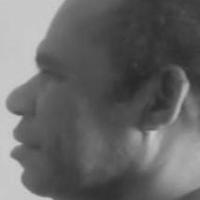
#> input picture DatasetgrayScale200/train_reshaped/Moi/IMG-20230511-WA0023.jpg, 200 x 200 px; its folder holds only this picture in this run
$ jupyter execute --allow-errors PCA_4.ipynb
#> lines starting #> are read from the running program, lines starting #| are printed output that depends on the picture
<h1 align = 'center'>Face Recognition with Principal Component Analysis (PCA): A Step-by-Step Implementation from Scratch</h1>
<div align = 'center'><i>Assignment in DA311 (Machine Learning Lab), IIT Guwahati</i></div>

## 1. Why is PCA used in Face Recognition?
In face recognition, images of faces are typically high-dimensional data, with each pixel representing a feature. These high-dimensional data can be computationally expensive to work with and may lead to overfitting. PCA helps reduce the dimensionality of the data by transforming it into a lower-dimensional space while retaining as much variance as possible. This reduction in dimensionality simplifies subsequent processing steps and improves computational efficiency.

# Imports

[cell 1]
import numpy as np
import os
import matplotlib.pyplot as plt
from PIL import Image

# Task 1

The  gallery folder “Gallery.zip” contains images from 40 individuals, each of them  providing 5 images. The pixel intensities of the 200 face images will be used for computing the KL Transform. By employing the method of efficient computation of the basis vectors for high dimensional data

1. Display the Eigenface images corresponding to the top 6 Eigenvalues of the covariance matrix Σ.
2. Plot a graph depicting the percentage of the total variance of the original data retained in the reduced space versus the number of dimensions. From this  graph, find the number of dimensions required for projecting the face vectors so that:
    1. At  least  85%  of  the  total  variance  of  the  original  data  is  accounted  for  in  the  reduced space.
    2. At  least  95%  of  the  total  variance  of  the  original  data  is  accounted  for  in  the  reduced space.
3. Reconstruct an image from Gallery (train set) using the:
    1.  Eigenface corresponding to the largest eigenvalue.
    2.  Top 4 Eigenfaces.
    3.  Top 15 Eigenfaces.
    4.  Top 150 Eigenfaces.
    5.  All the Eigenfaces.
  Display the reconstructed image and the mean squared error in each case.
4.  Depict graphically the mean squared error obtained for different numbers of Eigenfaces. Note that the Eigenfaces will vary from 1 to 199 (total number of training samples-1).
5. Repeat parts (iii) and (iv) for an image from Probe (test set). Comment on your results.

[cell 2]
## Image Folder Paths
GALLERY = "DatasetgrayScale200/train_reshaped"
PROBE = "DatasetgrayScale200/test_reshaped"

[cell 3]
## Storing Images and corresponding labels
images = list()
labels = list()
for folder in os.listdir(GALLERY):
    for img in os.listdir(GALLERY + "/" + folder):
        img = Image.open(GALLERY + "/" + folder + "/" + img)
#> img is the input picture: PIL image 200x200 L; min 40, max 207, mean 102.7
        # labels.append(int(folder.split("s")[1]))
        labels.append(folder)
        images.append(np.array(img))

# Mean Centering

## Why Mean Centering?
Mean centering helps remove spurious correlations in the data. When you compute the covariance matrix or correlation matrix to perform PCA, the presence of the mean value in each feature can lead to misleading correlations. By centering the data, you ensure that the origin of the coordinate system corresponds to the mean of the data, which helps in capturing the true relationships between variables. **Also, it allows us to use the Covariance Matrix trick mentioned later.**

[cell 4]
# Resizing images in the form of a vector and subtracting mean from each
shape = images[0].shape
#> shape = (200, 200)
X = np.resize(images,(len(images), shape[0]*shape[1]))
mean = np.mean(X, axis = 0)
X_std = X - mean

[cell 5]
# m x d where m represents number of training samples and d represents all dimensions of the image
X_std.shape
#> Out = (2, 40000)

# Eigendecomposition of the Covariance Matrix

## Covariance Matrix Trick with XX^T

The covariance matrix trick is a technique used in statistics and machine learning for handling high-dimensional data efficiently. Instead of computing the covariance matrix as $X^TX$, it can be computed as $XX^T$. Here's a brief explanation:

1. **High-Dimensional Data**: In high-dimensional spaces, you often have many features (dimensions) compared to the number of data points. This can lead to computational challenges and issues like multicollinearity.

2. **Covariance Matrix**: The covariance matrix summarizes the relationships between pairs of features in your data. Traditionally, it is computed as $X^TX$, where $X$ is your data matrix.

3. **Covariance Matrix Trick**: Instead of using $X^TX$, you can compute the covariance matrix as $XX^T$. The dimensions of this matrix will be $(n \times n)$, where $n$ is the number of data points. This covariance matrix has the same eigenvalues as the original covariance matrix $X^TX$, and its eigenvectors are related to those of $X^TX$ as follows:

   - **Eigenvalues**: The eigenvalues of $XX^T$ are the same as those of $X^TX$. These eigenvalues represent the variances of the data along the corresponding principal components.

   - **Eigenvectors**: The eigenvectors of $XX^T$ can be transformed to obtain the eigenvectors of $X^TX$. This transformation involves multiplying the eigenvectors of $XX^T$ by $X^T$. These eigenvectors are the directions in the original feature space along which the data varies the most.

   Advantages:
   - Efficient: Computing $XX^T$ can be more efficient in terms of computation and memory, especially for high-dimensional data.
   - Numerical Stability: It can be numerically more stable, particularly when your data has features with different scales.

4. **Application**: After obtaining the covariance matrix using $XX^T$, you can proceed with various statistical analyses or machine learning tasks. You can also retrieve the original eigenvectors and eigenvalues by transforming the eigenvectors of $XX^T$ as mentioned above.

In summary, the covariance matrix trick with $XX^T$ is a useful approach for efficiently handling high-dimensional data, offering computational and numerical advantages. It allows you to retrieve the original eigenvectors and eigenvalues, which are valuable for understanding the data's principal components and variances.

[cell 6]
# IMPORTANT, cov matrix here is of dimension m x m instead of the standard d x d
cov_mat = X_std @ X_std.T
#> cov_mat = [[68833979.8, -68833979.8], [-68833979.8, 68833979.8]]

[cell 7]
# m x m
cov_mat.shape
#> Out = (2, 2)

[cell 8]
# Eigendecomposition of the covariance matrix followed by sorting of the eigenvectors in decreasing order of the eigenvalues
eigenvalues, eigenvectors = np.linalg.eig(cov_mat)
#> eigenvalues = [137667959.5, 1.49e-08]; eigenvectors = [[0.707, 0.707], [-0.707, 0.707]]
idx = np.argsort(eigenvalues)[::-1]
#> idx = [0, 1]
eigenvalues = eigenvalues[idx]
eigenvectors = eigenvectors[:,idx]

[cell 9]
# Extracting the eigenvectors of the actual covariance matrix from the converted covariance matrix
eigenvector_converted = X_std.T @ eigenvectors
#> eigenvector_converted = 40000 pairs, first value -131.5 to 140, second value -1.64e-14 to 1.63e-14
eigenvector_converted.shape
#> Out = (40000, 2)

[cell 10]
# Normalizing the eigenvectors (making them unit norm)
eigenfaces = eigenvector_converted.T/ np.sqrt((eigenvector_converted.T ** 2).sum(axis=1, keepdims=True))
eigenfaces.shape
#> Out = (2, 40000)

[cell 11]
# Displaying the Eigenface images corresponding to the top 6 Eigenvalues of the covariance matrix Σ.
_, axs = plt.subplots(2, 3, figsize=(10, 10))
axs = axs.flatten()
for i, (img, ax) in enumerate(zip(eigenfaces, axs)):
    ax.set_title(f"Eigenvalue: {np.round(eigenvalues[i], 2)}")
    ax.imshow(img.reshape(shape[0], shape[1]), cmap="gray")
#> this loop made 2 passes
plt.show()
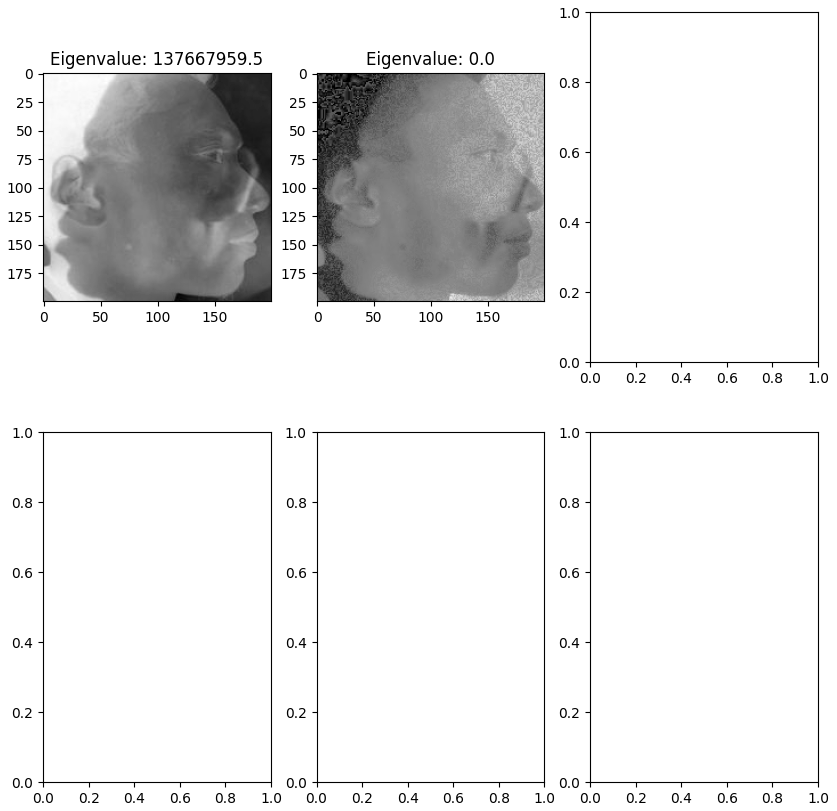
#> figure drawn by matplotlib, 2 panels

[cell 12]
# Last Eigenvalue is approximately 0
eigenvalues[-1]
#> Out = 1.49e-08

# Explained Variance in PCA

Explained variance in Principal Component Analysis (PCA) represents the proportion of the total variance in a dataset that is accounted for by each principal component (PC). In PCA, data is transformed into a new set of orthogonal variables (principal components) that are linear combinations of the original features. These principal components are ordered by the amount of variance they explain, with the first PC explaining the most variance, the second PC explaining the second most, and so on. **These variances are proportional to the eigenvalues.**

The explained variance of a principal component tells us how much of the variability in the data is captured by that component. It's typically expressed as a percentage, and you can calculate it by dividing the variance of a specific PC by the total variance of the original data. Understanding the explained variance is crucial for dimensionality reduction and selecting the appropriate number of principal components to retain, as it helps you assess how much information is retained while reducing the dimensionality of the data.

[cell 13]
# Calculate the total sum of eigenvalues, which represent the total variance in the data
total = sum(eigenvalues)
#> total = 137667959.5

# Calculate the explained variance for each eigenvalue as a percentage of the total variance
explained_variance = [(i / total) * 100 for i in eigenvalues]
#> explained_variance = [100, 1.08e-14]
explained_variance = np.round(explained_variance, 2)
#> explained_variance = [100, 0]

# Calculate the cumulative explained variance by taking the cumulative sum of the explained variance values
cum_explained_variance = np.cumsum(explained_variance)
#> cum_explained_variance = [100, 100]

[cell 14]
# Initialize an empty list 'x' to store the dimensions that satisfy the explained variance thresholds
x = list()

# Define the desired cumulative explained variance thresholds in 'y'
y = [85, 95]

for dim in range(200):
    # Check if the cumulative explained variance for the current dimension
    # is greater than or equal to the first threshold (y[0])
    if cum_explained_variance[dim] >= y[0]:
        x.append(dim+1)
        break
#> after the loop, x = [1]

#> (the rest of this cell did not finish here and is left out)

[cell 15]
# Number of dimensions accounting for 85% and 95% of the total variance of the original data in the reduced space
x
#> Out = [1]

[cell 16]
# A graph depicting the percentage of the total variance of the original data retained in the reduced space versus the number of dimensions.
plt.plot(cum_explained_variance)
#> (the rest of this cell did not finish here and is left out)

# Projection and Reconstruction

Projection and reconstruction are fundamental concepts in Principal Component Analysis (PCA) when applied to images:

1. **Projection**:
   - In PCA, projection refers to the process of transforming high-dimensional data (such as images represented as pixel values) onto a lower-dimensional subspace defined by its principal components.
   - The principal components are orthogonal vectors that capture the directions of maximum variance in the original data. By projecting the data onto these components, you obtain a set of coefficients that represent the contribution of each component to the original data.
   - In image PCA, projecting an image onto the principal components results in a compressed representation of the image using fewer components. This reduces the dimensionality while retaining the most significant information.

2. **Reconstruction**:
   - Reconstruction is the process of taking the lower-dimensional representation (obtained through projection) and mapping it back to the original high-dimensional space.
   - To reconstruct an image from its lower-dimensional representation, you multiply the coefficients obtained during projection by the corresponding principal components and add them together. This process recreates an approximation of the original image.
   - The quality of the reconstruction depends on the number of principal components used. More components lead to a more faithful representation, while fewer components result in a loss of detail.

In summary, PCA allows you to reduce the dimensionality of images by projecting them onto a lower-dimensional subspace defined by principal components. You can then reconstruct an approximation of the original image from this reduced representation.

## Train Set

#> (a cell that did not finish here is left out)

[cell 18]
_, axs = plt.subplots(2, 3, figsize=(10, 10))
axs = axs.flatten()
# Define a list of indices 'count' indicating the number of eigenfaces to use for reconstruction
count = [1, 4, 15, 150, 199, 200]
print("Reconstruction errors: (MSE)")
#> (the rest of this cell did not finish here and is left out)

## Test Set

#> (a cell that did not finish here is left out)

[cell 20]
_, axs = plt.subplots(2, 3, figsize=(10, 10))
axs = axs.flatten()
# Define a list of indices 'count' indicating the number of eigenfaces to use for reconstruction
count = [1, 4, 15, 150, 199, 200]
print("Reconstruction errors: (MSE)")
#> (the rest of this cell did not finish here and is left out)

## Question: Why perfect reconstruction is possible in Train set images but not in test set images?

## Trend of Reconstruction error vs Number of Dimensions used for Reconstruction

[cell 21]
errors = list()
#> (the rest of this cell did not finish here and is left out)

# Task 2

The test image folder **Probe** contains 5 images of each of the 40 individuals.
1. Classify the test samples in this folder using a 1-nearest neighbor classifier (with Euclidean distance) in a reduced 25-dimensional subspace. Compute the classification accuracy.
2. Depict graphically the recognition accuracies obtained for different numbers of dimensions. For this part, you have to vary the dimensions from 1 to 199 (total number of training samples).

[cell 22]
# Initialize empty lists to store the lower-dimensional representations (E) of test and train images
testE = list()  # For test images
trainE = list()  # For train images

# Iterate through folders in the PROBE directory (presumably containing test images)
#> (the rest of this cell did not finish here and is left out)

[cell 23]
def predictSingle(img, total, q = 25):
    smallest_value =None
    index = None
    E = testE[total-1][:q]
    for i, image in enumerate(images):
        E_compare = trainE[i][:q]
        diff = E-E_compare
        eps = np.sqrt(np.dot(diff, diff))
        if smallest_value==None:
            smallest_value=eps
            index = labels[i]
        if smallest_value>eps:
            smallest_value=eps
            index=labels[i]
    return index

[cell 24]
def predict(q = 25):
    total = 0
    correct = 0
    for folder in os.listdir(PROBE):
        for img in os.listdir(PROBE + "/" + folder):
            img = np.array(Image.open(PROBE + "/" + folder + "/" + img))
            total += 1
            if(predictSingle(img, total, q) == folder): #int(folder.split("s")[1])
                correct += 1
    return correct/total

#> (a cell that did not finish here is left out)

[cell 26]
accs = list()
#> (the rest of this cell did not finish here and is left out)


[cell 27]
plt.plot(accs)
plt.title("Accuracies vs Number of Dimensions")
plt.xlabel("Number of Dimensions")
plt.ylabel("Recognition Accuracies")
plt.show()
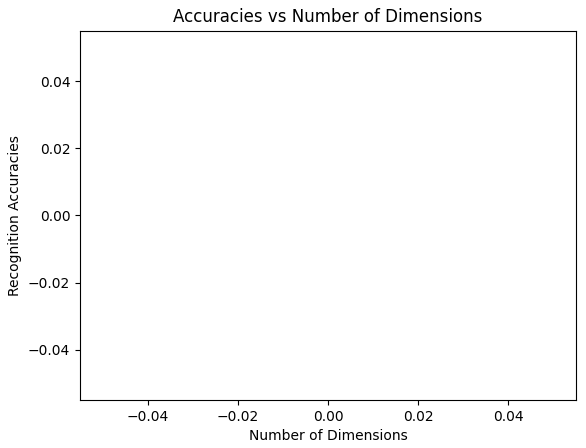
#> figure drawn by matplotlib, 1 panel
